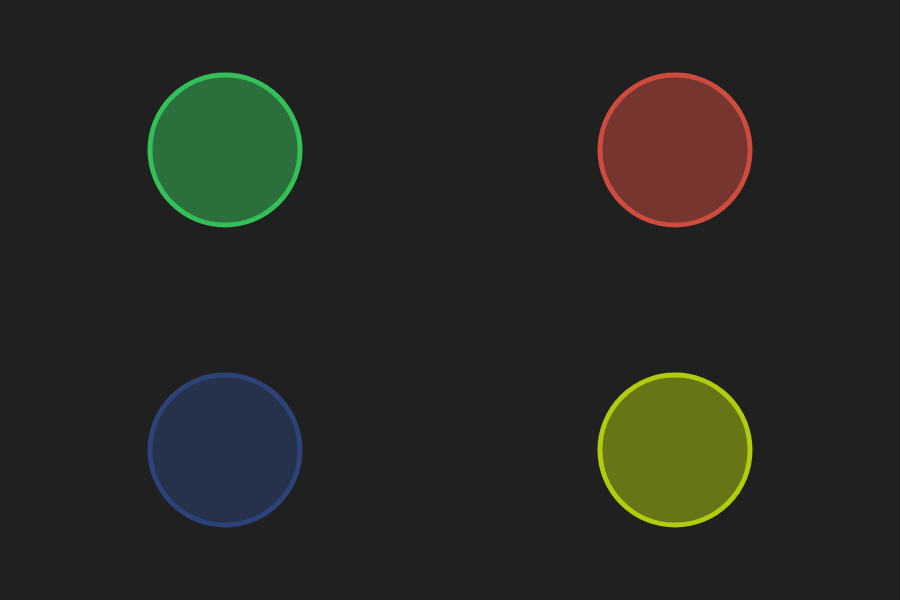
Frame 1 (no input)
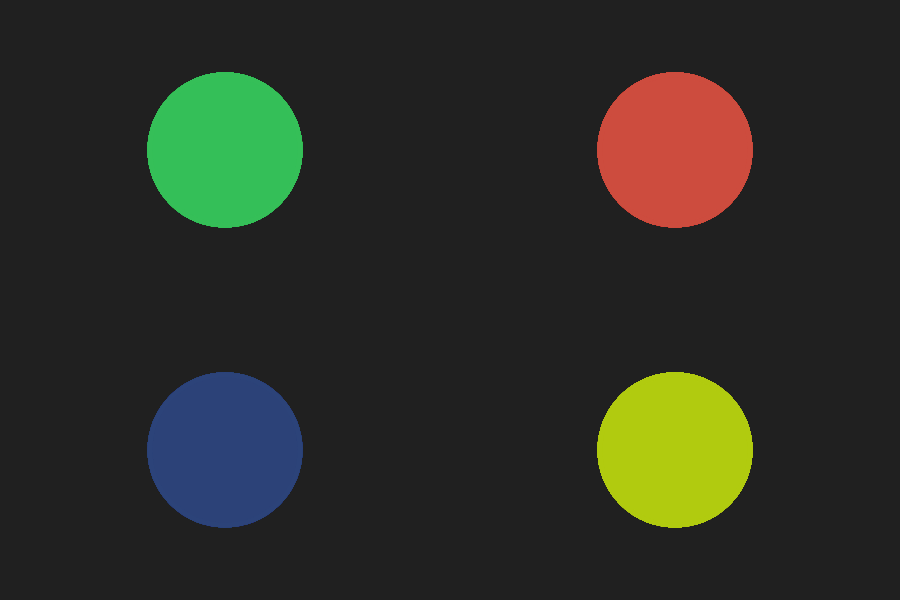
Frame 60 (no input)
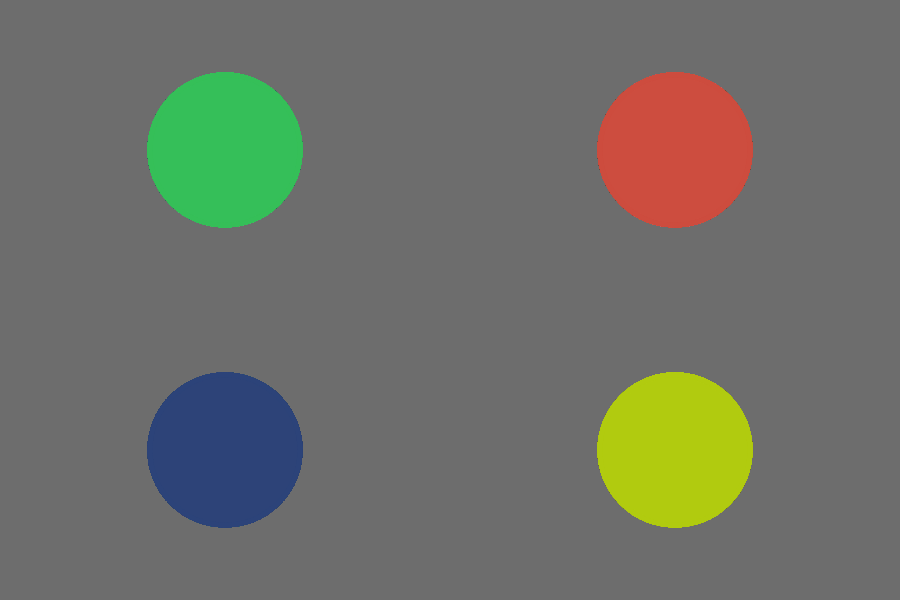
Frame 120 (the mouse pressed at the canvas centre since frame 60)

The p5.js sketch that drew these frames (run headless with seeded random() and noise() and a simulated clock; from frame 60 on, the mouse is pressed at the canvas centre):

// p5.js sketch
// ── sketch.js
//Basic sketch of an interactive "button" that changes colour randomly upon pressing


function setup() {
	width=900;
	height=600;
	createCanvas(width, height);
	background(32);
	back=random(255);
	r1=random(255);
	g1=random(255);
	b1=random(255);
	r2=random(255);
	g2=random(255);
	b2=random(255);
	r3=random(255);
	g3=random(255);
	b3=random(255);
	r4=random(255);
	g4=random(255);
	b4=random(255);
}

//draw loops for the entire function
function draw() {
	strokeWeight(5);

	//draw the four circles
	stroke(r1,g1,b1);
	fill(r1,g1,b1,127);
	ellipse(width/4,height/4,150,150);

	stroke(r2,g2,b2);
	fill(r2,g2,b2,127);
	ellipse(width-width/4,height/4,150,150);

	stroke(r3,g3,b3);
	fill(r3,g3,b3,127);
	ellipse(width/4,height-height/4,150,150);

	stroke(r4,g4,b4);
	fill(r4,g4,b4,127);
	ellipse(width-width/4,height-height/4,150,150);

}

//checks if mouse is pressed
function mousePressed(){
	var d1=dist(mouseX,mouseY,width/4,height/4);
	if(d1<75){
		r1=random(255);
		g1=random(255);
		b1=random(255);
	}

	var d2=dist(mouseX,mouseY,width-width/4,height/4);
	if(d2<75){
		r2=random(255);
		g2=random(255);
		b2=random(255);
	}

	var d3=dist(mouseX,mouseY,width/4,height-height/4);
	if(d3<75){
		r3=random(255);
		g3=random(255);
		b3=random(255);
	}

	var d4=dist(mouseX,mouseY,width-width/4,height-height/4);
	if(d4<75){
		r4=random(255);
		g4=random(255);
		b4=random(255);
	}

	if(d1>75 && d2>75 && d3>75 && d4>75){
		var back=random(255);
		background(back);
	}
}
